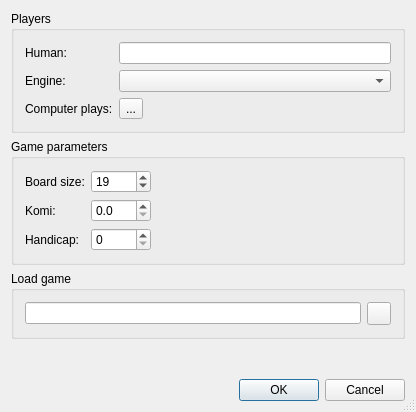
<?xml version="1.0" encoding="UTF-8"?>
<ui version="4.0">
 <class>NewAIGameDlgGui</class>
 <widget class="QDialog" name="NewAIGameDlgGui">
  <property name="enabled">
   <bool>true</bool>
  </property>
  <property name="geometry">
   <rect>
    <x>0</x>
    <y>0</y>
    <width>416</width>
    <height>412</height>
   </rect>
  </property>
  <property name="sizePolicy">
   <sizepolicy hsizetype="Preferred" vsizetype="Preferred">
    <horstretch>0</horstretch>
    <verstretch>0</verstretch>
   </sizepolicy>
  </property>
  <property name="windowTitle">
   <string>Computer Game</string>
  </property>
  <property name="sizeGripEnabled">
   <bool>true</bool>
  </property>
  <property name="modal">
   <bool>false</bool>
  </property>
  <layout class="QGridLayout">
   <item row="7" column="0" colspan="2">
    <widget class="QGroupBox" name="loadBox">
     <property name="sizePolicy">
      <sizepolicy hsizetype="Preferred" vsizetype="Preferred">
       <horstretch>0</horstretch>
       <verstretch>0</verstretch>
      </sizepolicy>
     </property>
     <property name="title">
      <string>Load game</string>
     </property>
     <layout class="QHBoxLayout">
      <item>
       <widget class="QLineEdit" name="gameToLoad">
        <property name="enabled">
         <bool>true</bool>
        </property>
       </widget>
      </item>
      <item>
       <widget class="QToolButton" name="filePathButton">
        <property name="text">
         <string/>
        </property>
        <property name="icon">
         <iconset resource="q4go.qrc">
          <normaloff>:/ClientWindowGui/images/clientwindow/fileopen.png</normaloff>:/ClientWindowGui/images/clientwindow/fileopen.png</iconset>
        </property>
       </widget>
      </item>
     </layout>
    </widget>
   </item>
   <item row="8" column="0" colspan="2">
    <spacer name="spacer3">
     <property name="orientation">
      <enum>Qt::Vertical</enum>
     </property>
     <property name="sizeType">
      <enum>QSizePolicy::Expanding</enum>
     </property>
     <property name="sizeHint" stdset="0">
      <size>
       <width>20</width>
       <height>1</height>
      </size>
     </property>
    </spacer>
   </item>
   <item row="9" column="0" colspan="2">
    <layout class="QHBoxLayout">
     <property name="spacing">
      <number>6</number>
     </property>
     <property name="leftMargin">
      <number>0</number>
     </property>
     <property name="topMargin">
      <number>0</number>
     </property>
     <property name="rightMargin">
      <number>0</number>
     </property>
     <property name="bottomMargin">
      <number>0</number>
     </property>
     <item>
      <spacer name="Horizontal Spacing2">
       <property name="orientation">
        <enum>Qt::Horizontal</enum>
       </property>
       <property name="sizeType">
        <enum>QSizePolicy::Expanding</enum>
       </property>
       <property name="sizeHint" stdset="0">
        <size>
         <width>224</width>
         <height>20</height>
        </size>
       </property>
      </spacer>
     </item>
     <item>
      <widget class="QDialogButtonBox" name="buttonBox">
       <property name="standardButtons">
        <set>QDialogButtonBox::Cancel|QDialogButtonBox::Ok</set>
       </property>
      </widget>
     </item>
    </layout>
   </item>
   <item row="0" column="0" colspan="2">
    <widget class="QGroupBox" name="groupBox">
     <property name="title">
      <string>Players</string>
     </property>
     <layout class="QFormLayout" name="formLayout">
      <item row="0" column="0">
       <widget class="QLabel" name="textLabel1_3">
        <property name="text">
         <string>Human:</string>
        </property>
        <property name="wordWrap">
         <bool>false</bool>
        </property>
       </widget>
      </item>
      <item row="0" column="1">
       <widget class="QLineEdit" name="humanPlayerLineEdit">
        <property name="sizePolicy">
         <sizepolicy hsizetype="Preferred" vsizetype="Preferred">
          <horstretch>0</horstretch>
          <verstretch>0</verstretch>
         </sizepolicy>
        </property>
        <property name="alignment">
         <set>Qt::AlignLeading|Qt::AlignLeft|Qt::AlignVCenter</set>
        </property>
       </widget>
      </item>
      <item row="1" column="0">
       <widget class="QLabel" name="label_2">
        <property name="text">
         <string>Engine:</string>
        </property>
       </widget>
      </item>
      <item row="1" column="1">
       <widget class="QComboBox" name="engineComboBox">
        <property name="sizePolicy">
         <sizepolicy hsizetype="Preferred" vsizetype="Preferred">
          <horstretch>0</horstretch>
          <verstretch>0</verstretch>
         </sizepolicy>
        </property>
       </widget>
      </item>
      <item row="2" column="0">
       <widget class="QLabel" name="label">
        <property name="text">
         <string>Computer plays:</string>
        </property>
       </widget>
      </item>
      <item row="2" column="1">
       <widget class="QToolButton" name="engineColorButton">
        <property name="text">
         <string>...</string>
        </property>
        <property name="icon">
         <iconset resource="q4go.qrc">
          <normaloff>:/images/stone_b16.png</normaloff>
          <normalon>:/images/stone_w16.png</normalon>:/images/stone_b16.png</iconset>
        </property>
        <property name="checkable">
         <bool>true</bool>
        </property>
       </widget>
      </item>
     </layout>
    </widget>
   </item>
   <item row="6" column="0" colspan="2">
    <widget class="QGroupBox" name="gameParamsBox">
     <property name="sizePolicy">
      <sizepolicy hsizetype="Preferred" vsizetype="Preferred">
       <horstretch>0</horstretch>
       <verstretch>0</verstretch>
      </sizepolicy>
     </property>
     <property name="title">
      <string>Game parameters</string>
     </property>
     <layout class="QFormLayout" name="formLayout_2">
      <item row="0" column="0">
       <widget class="QLabel" name="TextLabel3">
        <property name="text">
         <string>Board size:</string>
        </property>
        <property name="wordWrap">
         <bool>false</bool>
        </property>
       </widget>
      </item>
      <item row="0" column="1">
       <widget class="QSpinBox" name="boardsizeSpinBox">
        <property name="maximumSize">
         <size>
          <width>60</width>
          <height>32767</height>
         </size>
        </property>
        <property name="minimum">
         <number>4</number>
        </property>
        <property name="maximum">
         <number>36</number>
        </property>
        <property name="value">
         <number>19</number>
        </property>
       </widget>
      </item>
      <item row="1" column="0">
       <widget class="QLabel" name="TextLabel4">
        <property name="text">
         <string>Komi:</string>
        </property>
        <property name="wordWrap">
         <bool>false</bool>
        </property>
       </widget>
      </item>
      <item row="1" column="1">
       <widget class="KomiSpinBox" name="komiSpin">
        <property name="maximumSize">
         <size>
          <width>60</width>
          <height>32767</height>
         </size>
        </property>
        <property name="focusPolicy">
         <enum>Qt::StrongFocus</enum>
        </property>
        <property name="acceptDrops">
         <bool>true</bool>
        </property>
        <property name="decimals">
         <number>1</number>
        </property>
       </widget>
      </item>
      <item row="2" column="0">
       <widget class="QLabel" name="TextLabel5">
        <property name="text">
         <string>Handicap:</string>
        </property>
        <property name="wordWrap">
         <bool>false</bool>
        </property>
       </widget>
      </item>
      <item row="2" column="1">
       <widget class="QSpinBox" name="handicapSpinBox">
        <property name="maximumSize">
         <size>
          <width>60</width>
          <height>32767</height>
         </size>
        </property>
        <property name="maximum">
         <number>13</number>
        </property>
       </widget>
      </item>
     </layout>
    </widget>
   </item>
  </layout>
 </widget>
 <layoutdefault spacing="6" margin="11"/>
 <customwidgets>
  <customwidget>
   <class>KomiSpinBox</class>
   <extends>QDoubleSpinBox</extends>
   <header>komispinbox.h</header>
  </customwidget>
 </customwidgets>
 <tabstops>
  <tabstop>gameToLoad</tabstop>
 </tabstops>
 <includes>
  <include location="local">komispinbox.h</include>
 </includes>
 <resources>
  <include location="q4go.qrc"/>
 </resources>
 <connections/>
</ui>
